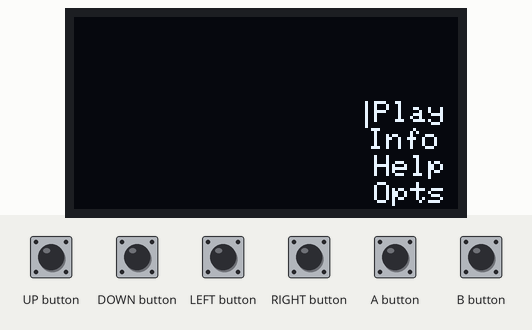
Bench run of a sketch on a simulated Arduboy, built with avr-gcc and run on an emulated ATmega32U4. Shown: 128×64 one-colour display. The inputs (shaded band) are chosen by the test bench.

Above: at 4.4 s.
4.5 s: A button pressed for 0.15 s
At 5.7 s:
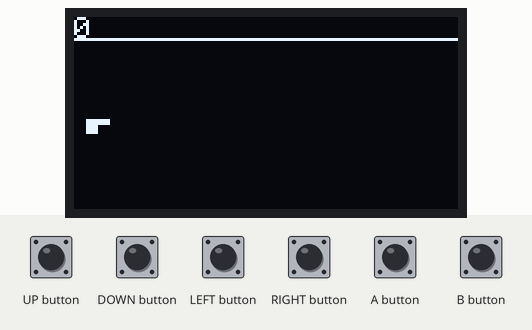
6.1 s: UP button pressed for 1 s
At 7.8 s:
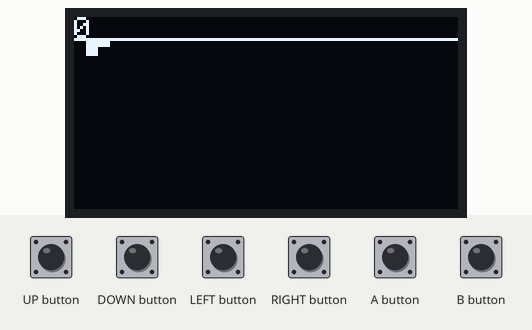
8.6 s: DOWN button pressed for 1 s
At 9.08 s:
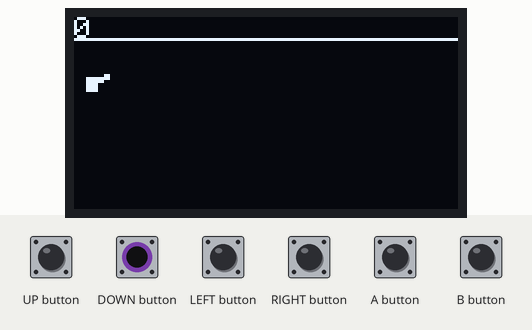
11.1 s: UP button pressed for 0.15 s
At 11.19 s:
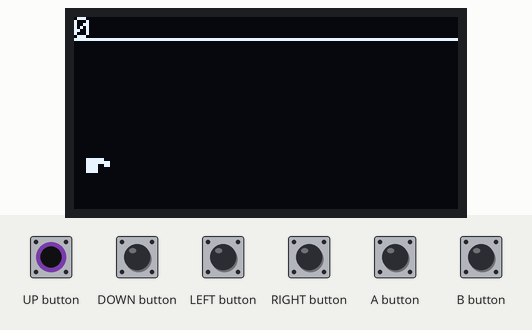
12.7 s: DOWN button pressed for 0.15 s
At 12.8 s:
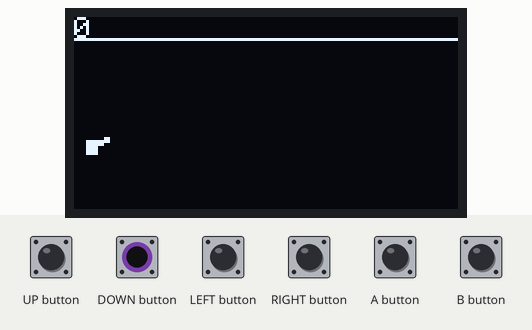
Timing chart, 0 to 15.3 s (numbered marks = the images above; inputs shaded):
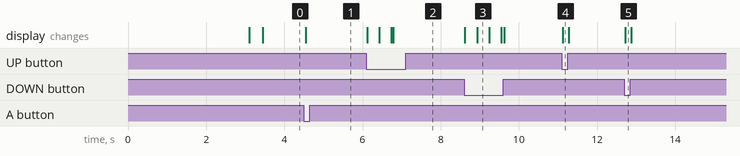

Measured:
- after the input at 4.5 s, the display: changes at once (image 1)
- after the input at 6.1 s, the display: first changes at once (image 2 shows a later state)
- after the input at 8.6 s, the display: first changes at once (image 3 shows a later state)
- after the input at 11.1 s, the display: changes at once (image 4)
- after the input at 12.7 s, the display: changes at once (image 5)

The sketch:

sideScroller.ino
```cpp
/*     Created by Scott Davis
//     Simple side scroller with an immature twist.
//
*/
#include <Arduboy2.h>
//#include <Tinyfont.h>

#include "titleSequence.h"
#include "globals.h"


Arduboy2 arduboy;
//Tinyfont tinyfont = Tinyfont(arduboy.sBuffer, Arduboy2::width(), Arduboy2::height());

void setup() {
  // put your setup code here, to run once:
  arduboy.begin();
  titleSequence();
  arduboy.setFrameRate(difficulty);
}

//switch for gamestate.
void loop() {
  // pause render until it's time for the next frame
  arduboy.clear();
  if (!(arduboy.nextFrame()))
    return;
  switch(GAMESTATE){
    case 0:
      mainMenu();
      break;
    case 1:
      mainInfo();
      break;
    case 2:
      mainHelp();
      break;
    case 3:
      mainOptions();
      break;
     case 4:
      drawPlayState();
      break;
  }
  arduboy.display();
}
void drawPlayState(){
  drawScore();
  drawPenis();
}

void drawPenis()
{
  int x=pX;
  int y=pY;
  if(arduboy.pressed(UP_BUTTON)){
    if(pY>=7){
        arduboy.drawBitmap(x,y,peenDown,8,8,WHITE);
        pY--;
    }
    else{
      arduboy.drawBitmap(x,y,peenStraight,8,8,WHITE);
    }
  }
  else if(arduboy.pressed(DOWN_BUTTON)){
    if(pY<57){
        arduboy.drawBitmap(x,y,peenUP,8,8,WHITE);
        pY++;
    }
    else{
      arduboy.drawBitmap(x,y,peenStraight,8,8,WHITE);
    }

  }
  else{
    arduboy.drawBitmap(x,y,peenStraight,8,8,WHITE);
  }

}

void drawScore(){
  //To-do add cursor modification to handle larger digit cases.
  arduboy.setCursor(0,0);
  arduboy.print(points);
  arduboy.drawLine(0,7,128,7,WHITE);
}

//Renders title sequence.
//add music bit
void titleSequence(){
    //todo
    arduboy.clear();

    for(int i=0;i<64;i++){
      arduboy.drawBitmap(0,i,CthulhuPlays,128,64,WHITE);
      arduboy.display();
      if(i==0)delay(2500);
      arduboy.clear();
    }

  }

//Draws menu. Need to add animated bitmaps and audio.
void mainMenu(){
  arduboy.drawLine(5,6,7,8,WHITE);
  arduboy.clear();
  arduboy.setCursor(100,28);
  arduboy.print("Play");
  arduboy.setCursor(98,37);
  arduboy.print("Info");
  arduboy.setCursor(100,46);
  arduboy.print("Help");
  arduboy.setCursor(100,55);
  arduboy.print("Opts");
  arduboy.display();

  if(arduboy.pressed(DOWN_BUTTON) && buttonHandlerDOWN == 0){
    menuCursor++;
    buttonHandlerDOWN = 1;
    if(menuCursor == 4){
      menuCursor = 0;
    }
  }
  else if(arduboy.pressed(UP_BUTTON) && buttonHandlerUP == 0){
    menuCursor--;
    buttonHandlerUP = 1;
    if(menuCursor <0){
      menuCursor = 3;
    }
  }
  if(arduboy.pressed(A_BUTTON)){
    switch(menuCursor){
      case 0:
        GAMESTATE = 4;
        break;
      case 1:
        GAMESTATE = 1;
        break;
      case 2:
        GAMESTATE = 2;
        break;
      case 3:
        GAMESTATE = 3;
        break;
    }
  }

  switch(menuCursor){
    case 0:
      arduboy.drawLine(97,28,97,36,WHITE);
      break;
    case 1:
      arduboy.drawLine(97,37,97,45,WHITE);
      break;
    case 2:
      arduboy.drawLine(97,46,97,54,WHITE);
      break;
    case 3:
      arduboy.drawLine(97,55,97,64,WHITE);
      break;
  }
  if(!arduboy.pressed(DOWN_BUTTON)){
    buttonHandlerDOWN = 0;
  }
  if(!arduboy.pressed(UP_BUTTON)){
    buttonHandlerUP = 0;
  }
}


//Need to add text about functionality and a QR code perhaps
void mainHelp(){
  //todo the dog
    arduboy.clear();
  arduboy.print("help");
  arduboy.display();
  if(arduboy.pressed(B_BUTTON)){
    GAMESTATE = 0;
    return;
  }
}

//Need to add created BY
void mainInfo(){

  //asdf
    arduboy.clear();
  arduboy.print("info");
  arduboy.display();
  if(arduboy.pressed(B_BUTTON)){
    GAMESTATE = 0;
    return;
  }
}

//To-do Bit for music and difficulty(adjust framerate)
void mainOptions(){
  //qwerty
  arduboy.clear();
  arduboy.print("opts");
  arduboy.display();
  if(arduboy.pressed(B_BUTTON)){
    GAMESTATE = 0;
    return;
  }
}
//EOF
```

globals.h
```cpp
//int of gamestate, 0 → 7
int GAMESTATE = 0;

//Constants for bitmaps

//antagonist ani
const unsigned char PROGMEM peenStraight[] = {0x7c, 0x7c, 0x7c, 0x7c, 0x0c, 0x0c, 0x0c, 0x0c};
const unsigned char PROGMEM peenUP[] = {0x7c, 0x7c, 0x7c, 0x7c, 0x0c, 0x0c, 0x06, 0x06};
const unsigned char PROGMEM peenDown[] = {0x7c, 0x7c, 0x7c, 0x7c, 0x0c, 0x0c, 0x18, 0x18};

//consts for antagonists(inverted pro)
const unsigned char PROGMEM peenemy[] = {0x01, 0x01, 0x07, 0x07, 0x07, 0x00, 0x00, 0x00};
//end bitmaps

//game vars
int pY = 32;
int pX = 4;
//int health = 100;
int difficulty = 40; //framerate
//int music = 0;
int points = 0;
int menuCursor = 0;
int buttonHandlerDOWN = 0;
int buttonHandlerUP = 0;
```

Source omitted: titleSequence.h (data table, 6197 bytes)
